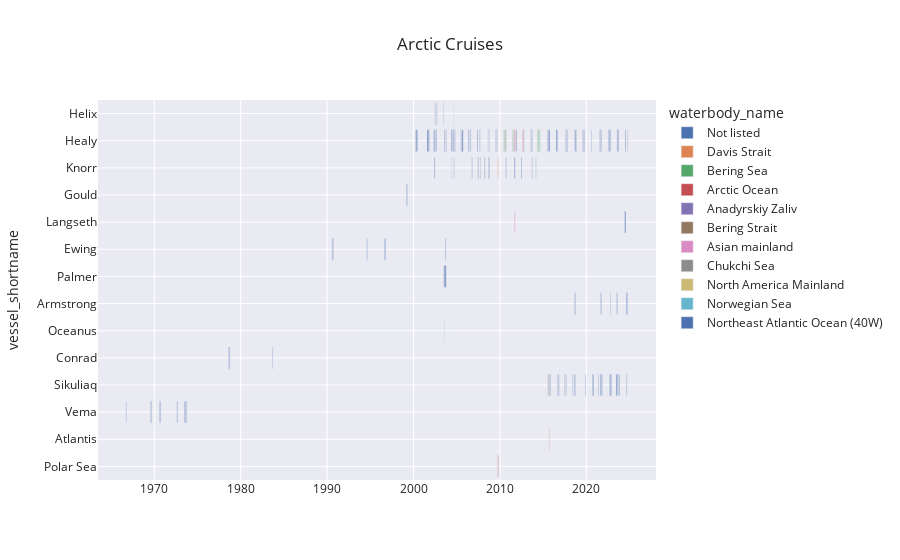

The notebook cell this image was saved under:
### Code cell
title = "Arctic Cruises"
fig = px.timeline(
    mdf_arctic,
    x_start="depart_date",
    x_end="arrive_date",
    y="vessel_shortname",  # This will be the label for each bar on the y-axis
    color="waterbody_name", # You can color by the same ID or another categorical column
    title=title,
    # Other optional arguments:
    hover_name="cruise_name", # Show more info on hover
    hover_data=["cruise_id", "waterbody_name", "cruise_doi"], # Show more info on hover
    # text="label_on_bar", # Text directly on the bar
    # facet_row="some_category", # For breaking down by a category
    # template="plotly_white" # or "plotly_dark", "ggplot2", "seaborn", etc.
    template = "seaborn"
)

# You might want to sort the y-axis (tasks) for better readability
fig.update_yaxes(autorange="reversed") # To display the first task at the top

fig.show()
fig.write_html("plots/Arctic Cruises.html")

### Figure 1 — Plotly figure (JSON) as saved in the notebook; plotly's stock layout.template omitted (floating-point values rounded to 4 significant figures; data arrays with more than 128 entries replaced by an {"elided": "..."} marker saying what was removed)
{"data": [{"base": {"elided": "152 str values"}, "customdata": {"elided": "152x3 str values"}, "hovertemplate": "<b>%{hovertext}</b><br><br>waterbody_name=%{customdata[1]}<br>depart_date=%{base}<br>arrive_date=%{x}<br>vessel_shortname=%{y}<br>cruise_id=%{customdata[0]}<br>cruise_doi=%{customdata[2]}<extra></extra>", "hovertext": {"elided": "152 str values"}, "legendgroup": "Not listed", "marker": {"color": "rgb(76,114,176)", "pattern": {"shape": ""}}, "name": "Not listed", "orientation": "h", "showlegend": true, "textposition": "auto", "type": "bar", "x": {"elided": "152 int values"}, "xaxis": "x", "y": {"elided": "152 str values"}, "yaxis": "y"}, {"base": ["2015-09-06T00:00:00.000000000", "2011-09-25T00:00:00.000000000", "2009-10-06T00:00:00.000000000"], "customdata": [["AT30-02", "Davis Strait", "10.7284/906343"], ["KN203-03", "Davis Strait", "10.7284/900493"], ["KN196-02", "Davis Strait", "10.7284/900508"]], "hovertemplate": "<b>%{hovertext}</b><br><br>waterbody_name=%{customdata[1]}<br>depart_date=%{base}<br>arrive_date=%{x}<br>vessel_shortname=%{y}<br>cruise_id=%{customdata[0]}<br>cruise_doi=%{customdata[2]}<extra></extra>", "hovertext": ["The Arctic Observing Network (AON) at Critical Gateways- Davis Strait", "Transit", "Critical Arctic Gateways: Understanding Exchanges through Davis and Fram Strait"], "legendgroup": "Davis Strait", "marker": {"color": "rgb(221,132,82)", "pattern": {"shape": ""}}, "name": "Davis Strait", "orientation": "h", "showlegend": true, "textposition": "auto", "type": "bar", "x": [1641600000, 345600000, 1987200000], "xaxis": "x", "y": ["Atlantis", "Knorr", "Knorr"], "yaxis": "y"}, {"base": ["2014-08-08T00:00:00.000000000", "2014-07-05T00:00:00.000000000", "2014-05-13T00:00:00.000000000", "2012-10-05T00:00:00.000000000", "2012-09-24T00:00:00.000000000", "2011-08-05T00:00:00.000000000", "2011-06-25T00:00:00.000000000", "2010-09-07T00:00:00.000000000", "2010-06-15T00:00:00.000000000", "2009-09-17T00:00:00.000000000", "2009-11-08T00:00:00.000000000"], "customdata": [["HLY1403", "Bering Sea", "10.7284/902009"], ["HLY1402", "Bering Sea", "10.7284/902012"], ["HLY1401", "Bering Sea", "10.7284/901985"], ["HLY1203", "Bering Sea", "10.7284/902747"], ["HLY12TC", "Bering Sea", "10.7284/903579"], ["HLY11TD", "Bering Sea", "10.7284/903572"], ["HLY1101", "Bering Sea", "10.7284/901073"], ["HLY1003", "Bering Sea", "10.7284/902408"], ["HLY1001", "Bering Sea", "10.7284/903593"], ["HLY09TE", "Bering Sea", "10.7284/903563"], ["PSEA0903", "Bering Sea", "10.7284/902189"]], "hovertemplate": "<b>%{hovertext}</b><br><br>waterbody_name=%{customdata[1]}<br>depart_date=%{base}<br>arrive_date=%{x}<br>vessel_shortname=%{y}<br>cruise_id=%{customdata[0]}<br>cruise_doi=%{customdata[2]}<extra></extra>", "hovertext": ["Arctic Shield 2014 Technology Evaluation", "Circulation, Cross-Shelf Exchange, Sea Ice, and Marine Mammal Habitats on the Alaska Beaufort Sea Shelf", "Study of Under-ice Blooms In the Chukchi Ecosystem (SUBICE)", "Circulation, Cross-Shelf Exchange, Sea Ice, and Marine Mammal Habitats on the Alaska Beaufort Sea Shelf", "Transit", "Transit", "Impacts of Climate change on the Eco-Systems and Chemistry of the Arctic Pacific Environment (ICESCAPE)", "Circulation, Cross-Shelf Exchange, Sea Ice, and Marine Mammal Habitats on the Alaska Beaufort Sea Shelf", "Impacts of Climate change on the Eco-Systems and Chemistry of the Arctic Pacific Environment (ICESCAPE)", "Transit", "Mooring Recovery"], "legendgroup": "Bering Sea", "marker": {"color": "rgb(85,168,104)", "pattern": {"shape": ""}}, "name": "Bering Sea", "orientation": "h", "showlegend": true, "textposition": "auto", "type": "bar", "x": [1900800000, 2073600000, 3542400000, 1728000000, 259200000, 864000000, 2937600000, 1728000000, 3196800000, 1123200000, 604800000], "xaxis": "x", "y": ["Healy", "Healy", "Healy", "Healy", "Healy", "Healy", "Healy", "Healy", "Healy", "Healy", "Polar Sea"], "yaxis": "y"}, {"base": ["2012-08-26T00:00:00.000000000", "2009-09-27T00:00:00.000000000"], "customdata": [["HLY1202", "Arctic Ocean", "10.7284/904067"], ["PSEA0902", "Arctic Ocean", "10.7284/902188"]], "hovertemplate": "<b>%{hovertext}</b><br><br>waterbody_name=%{customdata[1]}<br>depart_date=%{base}<br>arrive_date=%{x}<br>vessel_shortname=%{y}<br>cruise_id=%{customdata[0]}<br>cruise_doi=%{customdata[2]}<extra></extra>", "hovertext": ["U.S. Extended Continental Shelf (ECS) Survey: Arctic Ocean", "Adaptive Long-term Fasting in Land- and Ice-bound Polar Bears"], "legendgroup": "Arctic Ocean", "marker": {"color": "rgb(196,78,82)", "pattern": {"shape": ""}}, "name": "Arctic Ocean", "orientation": "h", "showlegend": true, "textposition": "auto", "type": "bar", "x": [2505600000, 3024000000], "xaxis": "x", "y": ["Healy", "Polar Sea"], "yaxis": "y"}, {"base": ["2011-11-07T00:00:00.000000000"], "customdata": [["HLY1104", "Anadyrskiy Zaliv", "10.7284/902437"]], "hovertemplate": "<b>%{hovertext}</b><br><br>waterbody_name=%{customdata[1]}<br>depart_date=%{base}<br>arrive_date=%{x}<br>vessel_shortname=%{y}<br>cruise_id=%{customdata[0]}<br>cruise_doi=%{customdata[2]}<extra></extra>", "hovertext": ["Biological and Physical Conditions of the Bering, Chukchi, and Southern Beaufort Seas"], "legendgroup": "Anadyrskiy Zaliv", "marker": {"color": "rgb(129,114,179)", "pattern": {"shape": ""}}, "name": "Anadyrskiy Zaliv", "orientation": "h", "showlegend": true, "textposition": "auto", "type": "bar", "x": [3456000000], "xaxis": "x", "y": ["Healy"], "yaxis": "y"}, {"base": ["2011-10-03T00:00:00.000000000"], "customdata": [["HLY1103", "Bering Strait", "10.7284/902435"]], "hovertemplate": "<b>%{hovertext}</b><br><br>waterbody_name=%{customdata[1]}<br>depart_date=%{base}<br>arrive_date=%{x}<br>vessel_shortname=%{y}<br>cruise_id=%{customdata[0]}<br>cruise_doi=%{customdata[2]}<extra></extra>", "hovertext": ["Circulation, Cross-Shelf Exchange, Sea Ice, and Marine Mammal Habitats on the Alaska Beaufort Sea Shelf"], "legendgroup": "Bering Strait", "marker": {"color": "rgb(147,120,96)", "pattern": {"shape": ""}}, "name": "Bering Strait", "orientation": "h", "showlegend": true, "textposition": "auto", "type": "bar", "x": [2073600000], "xaxis": "x", "y": ["Healy"], "yaxis": "y"}, {"base": ["2011-08-15T00:00:00.000000000", "2011-09-06T00:00:00.000000000"], "customdata": [["HLY1102", "Asian mainland", "10.7284/902444"], ["MGL1112", "Asian mainland", "10.7284/903767"]], "hovertemplate": "<b>%{hovertext}</b><br><br>waterbody_name=%{customdata[1]}<br>depart_date=%{base}<br>arrive_date=%{x}<br>vessel_shortname=%{y}<br>cruise_id=%{customdata[0]}<br>cruise_doi=%{customdata[2]}<extra></extra>", "hovertext": ["Joint U.S./Canadian Extended Continental Shelf (ECS) Survey: Arctic Ocean", "Plate Boundaries Around the Chukchi Borderland"], "legendgroup": "Asian mainland", "marker": {"color": "rgb(218,139,195)", "pattern": {"shape": ""}}, "name": "Asian mainland", "orientation": "h", "showlegend": true, "textposition": "auto", "type": "bar", "x": [3801600000, 2937600000], "xaxis": "x", "y": ["Healy", "Langseth"], "yaxis": "y"}, {"base": ["2010-08-02T00:00:00.000000000", "2009-09-14T00:00:00.000000000", "2015-08-23T00:00:00.000000000", "2015-07-20T00:00:00.000000000"], "customdata": [["HLY1002", "Chukchi Sea", "10.7284/902407"], ["PSEA0901", "Chukchi Sea", "10.7284/902187"], ["SKQ201511S", "Chukchi Sea", "10.7284/906277"], ["SKQ201510S", "Chukchi Sea", "10.7284/906279"]], "hovertemplate": "<b>%{hovertext}</b><br><br>waterbody_name=%{customdata[1]}<br>depart_date=%{base}<br>arrive_date=%{x}<br>vessel_shortname=%{y}<br>cruise_id=%{customdata[0]}<br>cruise_doi=%{customdata[2]}<extra></extra>", "hovertext": ["Joint U.S./Canadian Extended Continental Shelf (ECS) Survey: Arctic Ocean", "Methane in the Arctic Shelf/Slope (MITAS) Beaufort Sea Expedition", "Observing Turbulent Fluxes in the Upper Arctic Ocean (ArcticMix)", "Canada Basin Acoustic Propagation Experiment (CANAPE)"], "legendgroup": "Chukchi Sea", "marker": {"color": "rgb(140,140,140)", "pattern": {"shape": ""}}, "name": "Chukchi Sea", "orientation": "h", "showlegend": true, "textposition": "auto", "type": "bar", "x": [3024000000, 1036800000, 2937600000, 2851200000], "xaxis": "x", "y": ["Healy", "Polar Sea", "Sikuliaq", "Sikuliaq"], "yaxis": "y"}, {"base": ["2014-03-13T00:00:00.000000000"], "customdata": [["KN216-03", "North America Mainland", "10.7284/900391"]], "hovertemplate": "<b>%{hovertext}</b><br><br>waterbody_name=%{customdata[1]}<br>depart_date=%{base}<br>arrive_date=%{x}<br>vessel_shortname=%{y}<br>cruise_id=%{customdata[0]}<br>cruise_doi=%{customdata[2]}<extra></extra>", "hovertext": ["Transit"], "legendgroup": "North America Mainland", "marker": {"color": "rgb(204,185,116)", "pattern": {"shape": ""}}, "name": "North America Mainland", "orientation": "h", "showlegend": true, "textposition": "auto", "type": "bar", "x": [1641600000], "xaxis": "x", "y": ["Knorr"], "yaxis": "y"}, {"base": ["2014-02-18T00:00:00.000000000"], "customdata": [["KN216-02", "Norwegian Sea", "10.7284/900389"]], "hovertemplate": "<b>%{hovertext}</b><br><br>waterbody_name=%{customdata[1]}<br>depart_date=%{base}<br>arrive_date=%{x}<br>vessel_shortname=%{y}<br>cruise_id=%{customdata[0]}<br>cruise_doi=%{customdata[2]}<extra></extra>", "hovertext": ["Joint US-Norway Nordic Seas Experiment/Ocean Acoustic Waveguide Remote Sensing (OAWRS)"], "legendgroup": "Norwegian Sea", "marker": {"color": "rgb(100,181,205)", "pattern": {"shape": ""}}, "name": "Norwegian Sea", "orientation": "h", "showlegend": true, "textposition": "auto", "type": "bar", "x": [1814400000], "xaxis": "x", "y": ["Knorr"], "yaxis": "y"}, {"base": ["2012-06-15T00:00:00.000000000", "2011-08-22T00:00:00.000000000"], "customdata": [["KN207-03", "Northeast Atlantic Ocean (40W)", "10.7284/900540"], ["KN203-02", "Northeast Atlantic Ocean (40W)", "10.7284/900597"]], "hovertemplate": "<b>%{hovertext}</b><br><br>waterbody_name=%{customdata[1]}<br>depart_date=%{base}<br>arrive_date=%{x}<br>vessel_shortname=%{y}<br>cruise_id=%{customdata[0]}<br>cruise_doi=%{customdata[2]}<extra></extra>", "hovertext": ["Lipid Lubrication of Oceanic Carbon and Sulfur Biogeochemistry Via a Host-Virus Chemical Arms Race", "Denmark Strait Overflow Water: A New Paradigm for the Origin of the Deep Western Boundary Current"], "legendgroup": "Northeast Atlantic Ocean (40W)", "marker": {"color": "rgb(76,114,176)", "pattern": {"shape": ""}}, "name": "Northeast Atlantic Ocean (40W)", "orientation": "h", "showlegend": true, "textposition": "auto", "type": "bar", "x": [2505600000, 2678400000], "xaxis": "x", "y": ["Knorr", "Knorr"], "yaxis": "y"}], "layout": {"autosize": true, "barmode": "overlay", "legend": {"title": {"text": "waterbody_name"}, "tracegroupgap": 0}, "title": {"text": "Arctic Cruises"}, "xaxis": {"anchor": "y", "autorange": true, "domain": [0, 1], "range": ["1963-06-25 10:40", "2028-01-26 13:20"], "type": "date"}, "yaxis": {"anchor": "x", "autorange": true, "domain": [0, 1], "range": [13.5, -0.5], "title": {"text": "vessel_shortname"}, "type": "category"}}}
